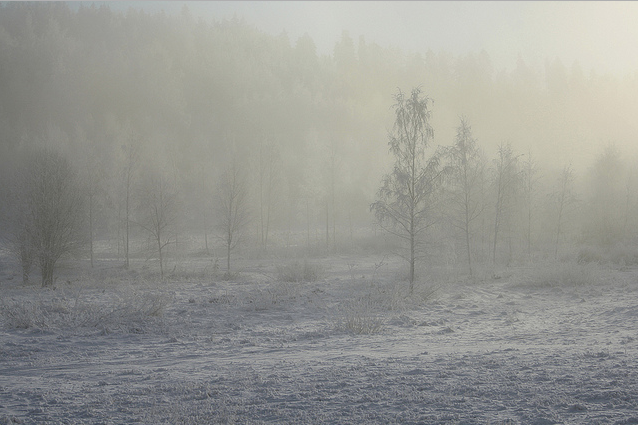
#> input picture LP-VI/I.P/Assignment_3_Enhancement_Ubuntu/nature.png, 638 x 425 px
$ python assignment_3.py
#> lines starting #> are read from the running program, lines starting #| are printed output that depends on the picture; after the words box and inside, x2 and y2 are one past the last pixel; in counts of white or black regions, pixels touching at a corner belong together
"""
ASSIGNMENT 3: IMAGE ENHANCEMENT
===============================
Contrast Stretching and Intensity Level Slicing
Techniques: Linear contrast stretching, intensity range slicing
"""

import cv2
import numpy as np
import matplotlib.pyplot as plt
import os

# Spyder compatibility
import matplotlib
matplotlib.use('Qt5Agg')

print("=" * 70)
print("ASSIGNMENT 3: IMAGE ENHANCEMENT TECHNIQUES")
print("=" * 70)

# Load image
script_dir = os.path.dirname(os.path.abspath(__file__))
image_path = os.path.join(script_dir, 'nature.png')

if not os.path.exists(image_path):
    print(f"Error: Image file not found at {image_path}")
    print("Please ensure nature.png is in the same directory as this script")
    exit()

image = cv2.imread(image_path)
#> image is the input picture: shape (425, 638, 3); mean B, G, R 145.7, 150.6, 149.9
#| Image Shape: (425, 638, 3)
if image is None:
    print("Error: Could not read the image.")
    exit()

def cv2_imshow(img, title=""):
    """Display image using matplotlib"""
#> called with title = 'Original Nature Image'
    plt.figure(figsize=(10, 8))
    if len(img.shape) == 2:  # Grayscale
        plt.imshow(img, cmap='gray')
    else:  # Color
        plt.imshow(cv2.cvtColor(img, cv2.COLOR_BGR2RGB))
    plt.axis('off')
    if title:
        plt.title(title, fontsize=14, fontweight='bold')
    plt.tight_layout()
    plt.show()

# Display original image
print(f"\nImage Shape: {image.shape}")
print("\nDisplaying Original Image...")
cv2_imshow(image, "Original Nature Image")

# =========================================================
# TECHNIQUE 1: CONTRAST STRETCHING
# =========================================================
print("\n" + "=" * 70)
print("TECHNIQUE 1: CONTRAST STRETCHING")
print("=" * 70)

# Split the image into BGR channels
B, G, R = cv2.split(image)
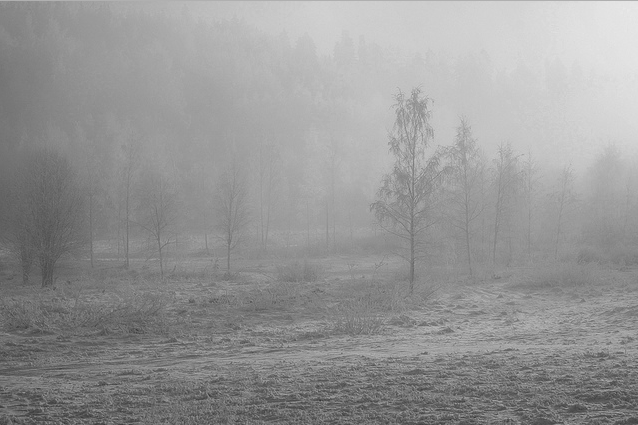
#> R: shape (425, 638); min 47, max 233, mean 149.9

# Function to perform contrast stretching on a channel
def contrast_stretch(channel):
    """Apply linear contrast stretching to a channel"""
    min_val = channel.min()
#> min_val = 51
    max_val = channel.max()
#> max_val = 215

    if max_val == min_val:
        return channel

    # Linear transformation: new_val = ((old_val - min) / (max - min)) * 255
    stretched = ((channel.astype(np.float32) - min_val) / (max_val - min_val) * 255).astype(np.uint8)
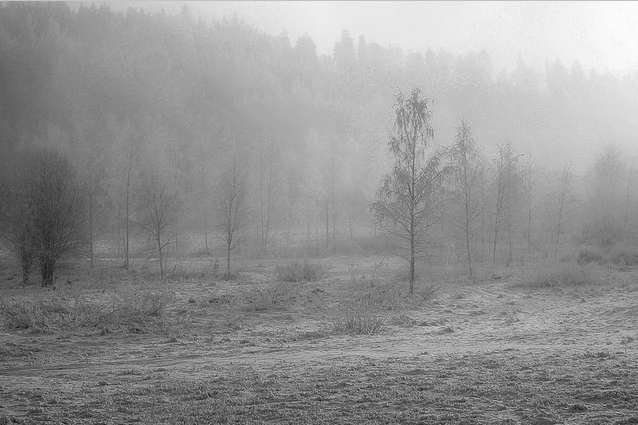
#> stretched: shape (425, 638); min 0, max 255, mean 146.8
    return stretched

# Apply contrast stretching to each channel
print("\nApplying contrast stretching to each channel...")
B_stretched = contrast_stretch(B)
G_stretched = contrast_stretch(G)
R_stretched = contrast_stretch(R)

# Merge the channels back
stretched_image = cv2.merge((B_stretched, G_stretched, R_stretched))
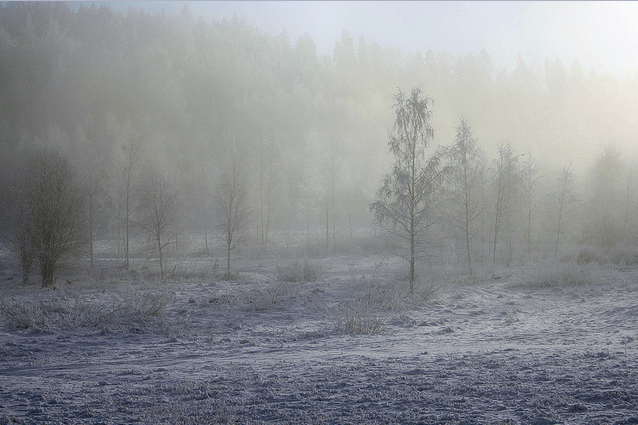
#> stretched_image: shape (425, 638, 3); mean B, G, R 146.8, 143.5, 140.6

print(f"Original - Min: {image.min()}, Max: {image.max()}")
#| Original - Min: 47, Max: 233
print(f"Stretched - Min: {stretched_image.min()}, Max: {stretched_image.max()}")
#| Stretched - Min: 0, Max: 255

print("\nDisplaying Contrast Stretched Image...")
cv2_imshow(image, "Original Image")
cv2_imshow(stretched_image, "Contrast Stretched Image")

# =========================================================
# CONTRAST STRETCHING ANALYSIS
# =========================================================
print("\nCreating contrast stretching comparison...")

fig = plt.figure(figsize=(16, 6))

plt.subplot(1, 3, 1)
plt.imshow(cv2.cvtColor(image, cv2.COLOR_BGR2RGB))
plt.title('Original Image', fontsize=12, fontweight='bold')
plt.axis('off')

plt.subplot(1, 3, 2)
plt.imshow(cv2.cvtColor(stretched_image, cv2.COLOR_BGR2RGB))
plt.title('Contrast Stretched Image', fontsize=12, fontweight='bold')
plt.axis('off')

plt.subplot(1, 3, 3)
# Calculate and display histograms
original_hist = cv2.calcHist([cv2.cvtColor(image, cv2.COLOR_BGR2GRAY)], [0], None, [256], [0, 256])
#> original_hist = 256 values, max 4184 at index 142, min 0 at index 0, mean 1059.2
stretched_hist = cv2.calcHist([cv2.cvtColor(stretched_image, cv2.COLOR_BGR2GRAY)], [0], None, [256], [0, 256])
#> stretched_hist = 256 values, max 3661 at index 130, min 0 at index 0, mean 1059.2

plt.plot(original_hist, label='Original', color='blue', linewidth=2)
plt.plot(stretched_hist, label='Stretched', color='red', linewidth=2)
plt.title('Histogram Comparison', fontsize=12, fontweight='bold')
plt.xlabel('Pixel Intensity')
plt.ylabel('Frequency')
plt.legend()
plt.xlim([0, 256])
plt.grid(True, alpha=0.3)

plt.tight_layout()
plt.show()
#> figure, not shown here; panel 3: curve peaks at x = 142, y = 4184; panel 3: curve peaks at x = 130, y = 3661

# =========================================================
# TECHNIQUE 2: INTENSITY LEVEL SLICING
# =========================================================
print("\n" + "=" * 70)
print("TECHNIQUE 2: INTENSITY LEVEL SLICING")
print("=" * 70)

# Convert image to grayscale
gray = cv2.cvtColor(image, cv2.COLOR_BGR2GRAY)

print("\nDisplaying Original Grayscale Image...")
cv2_imshow(gray, "Original Grayscale Image")

# Define intensity range for slicing
lower_level = 100
upper_level = 200

print(f"\nIntensity range selected: [{lower_level}, {upper_level}]")

# Method 1: Extract only pixels in the range
mask = cv2.inRange(gray, lower_level, upper_level)
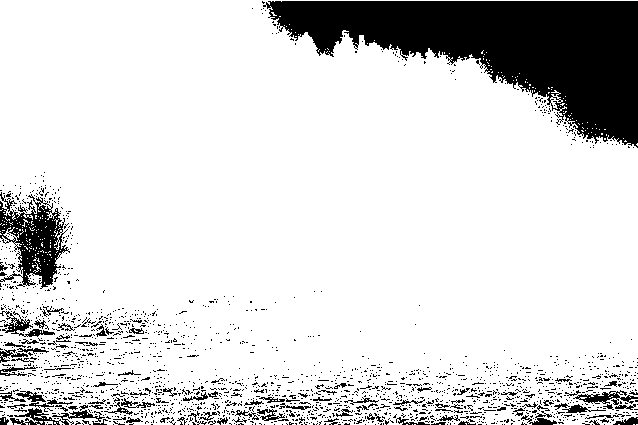
#> mask: shape (425, 638); 84.7% white; 1921 black regions (1815 under 20 px), largest, box (x1, y1, x2, y2) and area: (263, 1, 638, 148) 26775, (0, 192, 70, 289) 3186, (10, 408, 105, 425) 581
sliced_result_1 = cv2.bitwise_and(image, image, mask=mask)

print("\nDisplaying Sliced Image (pixels in range remain, others become black)...")
cv2_imshow(gray, "Original Grayscale Image")
cv2_imshow(mask, "Mask (white = in range, black = out of range)")
cv2_imshow(sliced_result_1, "Intensity Level Sliced Result (Color)")

# Method 2: Highlight pixels in the range (set to white, others to black)
sliced_binary = np.zeros_like(gray)
sliced_binary[mask != 0] = 255

print("\nDisplaying Binary Sliced Result...")
cv2_imshow(sliced_binary, "Binary Intensity Slicing Result")

# =========================================================
# INTENSITY LEVEL SLICING ANALYSIS
# =========================================================
print("\nCreating intensity level slicing comparison...")

fig = plt.figure(figsize=(16, 10))

# Row 1: Grayscale and Mask
plt.subplot(2, 3, 1)
plt.imshow(gray, cmap='gray')
plt.title('Original Grayscale', fontsize=12, fontweight='bold')
plt.axis('off')

plt.subplot(2, 3, 2)
plt.imshow(mask, cmap='gray')
plt.title(f'Mask: [{lower_level}, {upper_level}]', fontsize=12, fontweight='bold')
plt.axis('off')

plt.subplot(2, 3, 3)
plt.imshow(sliced_binary, cmap='gray')
plt.title('Binary Sliced Result', fontsize=12, fontweight='bold')
plt.axis('off')

# Row 2: Histograms and results
plt.subplot(2, 3, 4)
plt.hist(gray.ravel(), bins=256, range=[0, 256], color='black', alpha=0.7)
plt.axvline(lower_level, color='red', linestyle='--', linewidth=2, label='Range')
plt.axvline(upper_level, color='red', linestyle='--', linewidth=2)
plt.fill_betweenx([0, 10000], lower_level, upper_level, alpha=0.2, color='green')
plt.title('Histogram with Slicing Range', fontsize=12, fontweight='bold')
plt.xlabel('Pixel Intensity')
plt.ylabel('Frequency')
plt.xlim([0, 256])
plt.legend()
plt.grid(True, alpha=0.3)

plt.subplot(2, 3, 5)
plt.imshow(cv2.cvtColor(image, cv2.COLOR_BGR2RGB))
plt.title('Original Color Image', fontsize=12, fontweight='bold')
plt.axis('off')

plt.subplot(2, 3, 6)
plt.imshow(cv2.cvtColor(sliced_result_1, cv2.COLOR_BGR2RGB))
plt.title('Sliced Result (Color)', fontsize=12, fontweight='bold')
plt.axis('off')

plt.tight_layout()
plt.show()
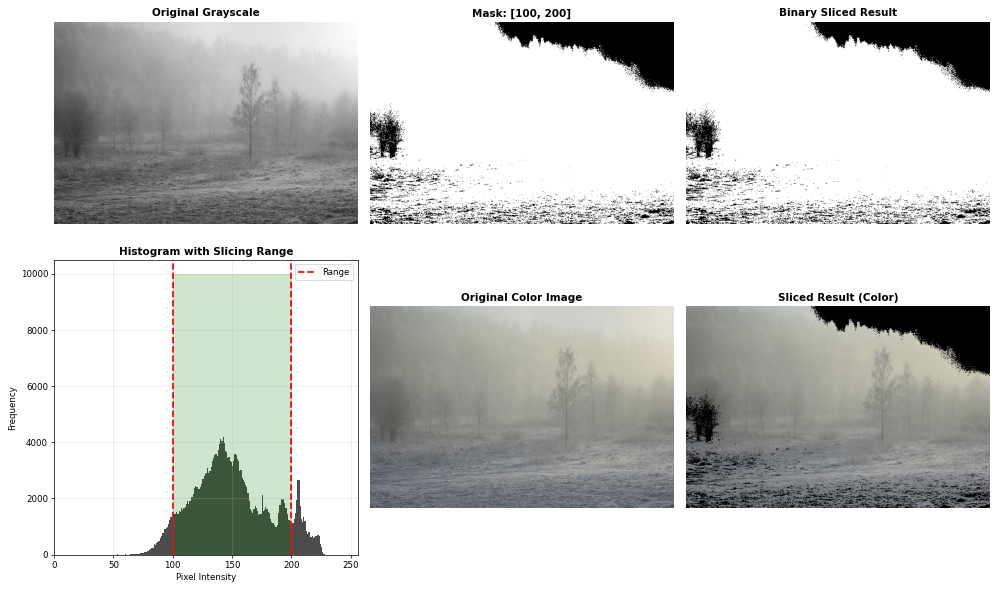
#> figure drawn by matplotlib, 6 panels; panel 4: tallest bar 4184 high, from x = 142 to 143

# =========================================================
# MULTIPLE INTENSITY LEVELS
# =========================================================
print("\n" + "=" * 70)
print("INTENSITY LEVEL SLICING - MULTIPLE RANGES")
print("=" * 70)

# Define multiple ranges for more detailed slicing
ranges = [
    (0, 50, "Very Dark (0-50)"),
    (50, 100, "Dark (50-100)"),
    (100, 150, "Medium Dark (100-150)"),
    (150, 200, "Medium Bright (150-200)"),
    (200, 255, "Bright (200-255)")
]

fig = plt.figure(figsize=(18, 10))

for idx, (lower, upper, label) in enumerate(ranges, 1):
    mask_temp = cv2.inRange(gray, lower, upper)

    plt.subplot(2, 5, idx)
    plt.imshow(mask_temp, cmap='gray')
    plt.title(label, fontsize=10, fontweight='bold')
    plt.axis('off')
#> this loop made 5 passes
#> pass 1, `mask_temp = cv2.inRange(gray, lower, upper)`:
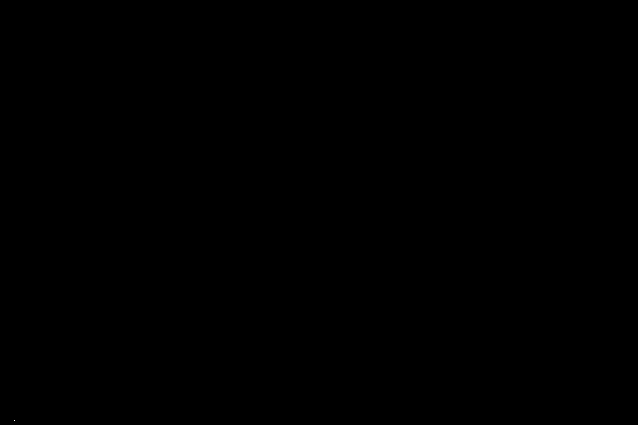
#> mask_temp: shape (425, 638); 0% white in thin lines or dots, all inside (x1, y1, x2, y2) = (14, 420, 15, 421)

# Show combined visualization
plt.subplot(2, 5, 6)
plt.imshow(gray, cmap='gray')
plt.title('Original Grayscale', fontsize=10, fontweight='bold')
plt.axis('off')

plt.tight_layout()
plt.show()
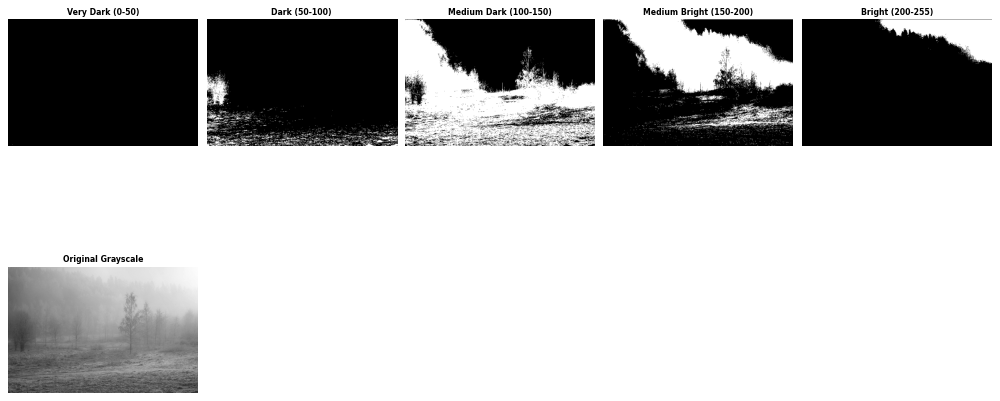
#> figure drawn by matplotlib, 6 panels

# =========================================================
# SUMMARY
# =========================================================
print("\n" + "=" * 70)
print("IMAGE ENHANCEMENT SUMMARY")
print("=" * 70)

print("\n1. CONTRAST STRETCHING:")
print("   - Stretches pixel values to use full 0-255 range")
print("   - Formula: new_val = ((old_val - min) / (max - min)) * 255")
print("   - Improves image contrast and visibility")
print(f"   - Original range: [{image.min()}, {image.max()}]")
#|    - Original range: [47, 233]
print(f"   - Stretched range: [{stretched_image.min()}, {stretched_image.max()}]")
#|    - Stretched range: [0, 255]

print("\n2. INTENSITY LEVEL SLICING:")
print(f"   - Extracts pixels within range [{lower_level}, {upper_level}]")
print("   - Other pixels are set to black (0)")
print("   - Useful for highlighting specific intensity regions")
print(f"   - Pixels in range: {np.sum(mask != 0)}")
#|    - Pixels in range: 229788
print(f"   - Pixels out of range: {np.sum(mask == 0)}")
#|    - Pixels out of range: 41362

print("\n" + "=" * 70)
print("✓ Assignment 3 Completed Successfully!")
print("=" * 70)
